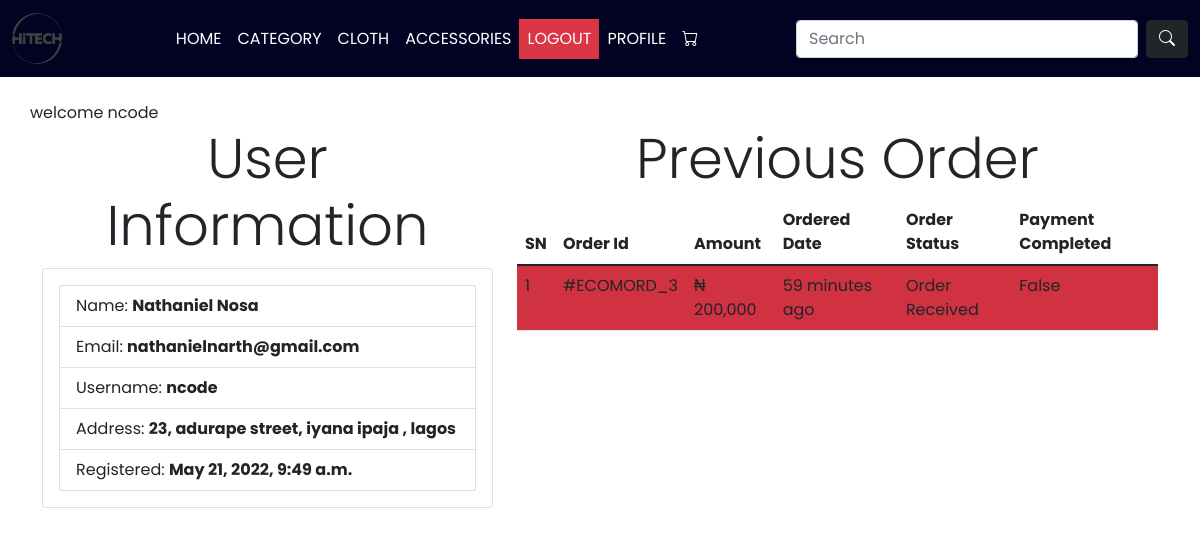
/user/profile (signed in), run on the app's committed database.
### users/models.py (models this page shows, shortened)
class Customer(models.Model):
    user = models.OneToOneField(User, on_delete=models.CASCADE)
    full_name = models.CharField(max_length=200)
    address = models.CharField(max_length=200, null =True,blank=True)
    profile_pix = models.ImageField(upload_to="profile")
    registered = models.DateTimeField(auto_now_add=True)

### stores/models.py (models this page shows, shortened)
class Order(models.Model):
    cart = models.OneToOneField(Cart, on_delete=models.CASCADE, null=True, blank=True)
    ordered_by =models.CharField(max_length=200)
    shipping_address = models.CharField(max_length=200)
    mobile = models.CharField(max_length=11)
    email = models.EmailField(null=True,blank=True)
    discount = models.PositiveIntegerField()
    subtotal = models.PositiveIntegerField()
    amount = models.PositiveIntegerField(null=True,blank=True)
    order_status = models.CharField(max_length=200, choices=OREDER_STATUS)
    created_at = models.DateTimeField(auto_now_add=True)
    payment_method = models.CharField(max_length=20, choices=METHOD,default='Cash On Delivery')
    payment_completed = models.BooleanField(default=False,null=True,blank=True)
    ref = models.CharField(max_length=200,null=True, blank=True)

### users/views.py (the view)
# urls.py: path('profile', views.userprofile, name='profile'),
def userprofile(request):
    if request.user.is_authenticated and request.user.customer:
        pass
    else:
        return redirect('/loginuser/?next=/profile/')
    customer = request.user.customer
    orders = Order.objects.filter(cart__customer = customer).order_by('-id')
    context = {
        'customer':customer,
        'orders':orders,
    }
    return render(request, 'users/userdashboard.html',context)

### templates/users/userdashboard.html (shortened to what this page needs)
{% extends "base.html" %}
{% load static %}
{% load humanize %}
{% block content %}
    <div class="container my-4">
        <div class="row">
           welcome {{request.user.username}}
        </div>
        <div class="row">
            <div class="col-md-5">
                <h4 class="display-4 text-center">User Information</h4>
                <div class="card p-3">
                    <ul class="list-group">
                        <li class="list-group-item">Name: <strong>{{customer.full_name}}</strong></li>
                        <li class="list-group-item">Email: <strong>{{customer.user.email}}</strong></li>
                        <li class="list-group-item">Username: <strong>{{customer.user.username}}</strong></li>
                        <li class="list-group-item">Address: <strong>{{customer.address}}</strong></li>
                        <li class="list-group-item">Registered: <strong>{{customer.registered}}</strong></li>
                      </ul>
                </div>
            </div>
            <div class="col-md-7">
                <h4 class="display-4 text-center">Previous Order</h4>
                <table class="table table-striped">
                    <thead>
                        <tr>
                            <th>SN</th>
                            <th>Order Id</th>
                            <th>Amount</th>
                            <th>Ordered Date</th>
                            <th>Order Status</th>
                            <th>Payment Completed</th>
                        </tr>
                    </thead>
                    <tbody>
                        {% if orders %}
                          {% for order in orders %}
                            {% if order.payment_completed == True %}
                            <tr>
                                <td>{{forloop.counter}}</td>
                                <td>#ECOMORD_{{order.id}}</td>
                                <td>&#8358; {{order.amount | intcomma }}</td>
                                <td>{{order.created_at| timesince}} ago</td>
                                <td>{{order.order_status}}</td>
                                <td>{{order.payment_completed}}</td>
                            </tr>
                            {% else %}
                            <tr class="bg-danger">
                                <td>{{forloop.counter}}</td>
                                <td>#ECOMORD_{{order.id}}</td>
                                <td>&#8358; {{order.amount | intcomma }}</td>
                                <td>{{order.created_at| timesince}} ago</td>
                                <td>{{order.order_status}}</td>
                                <td>{{order.payment_completed}}</td>
                            </tr>
                            {% endif %}
                          {% endfor %}
                        {% else %}
                            <tr>
                                <p class="lead bg-danger p-3">No Order Yet</p>
                            </tr>
                        {% endif %}
                    </tbody>
                </table>
            </div>
        </div>
    </div>
{% endblock content %}

### ecommerce/static/css/style.css (style rules this page uses)
* { margin: 0; padding: 0; box-sizing: border-box; font-family: 'Poppins', sans-serif; text-decoration: none; }

### data on the page
Customer: full_name "Nathaniel Nosa", user.email "nathanielnarth@gmail.com", user.username "ncode", address "23, adurape street, iyana ipaja , lagos", registered "May 21, 2022, 9:49 a.m."
Order: id "3", amount "200,000", created_at "59 minutes", order_status "Order Received", payment_completed "False"

### other printed values
{{ request.user.username }} "ncode"
